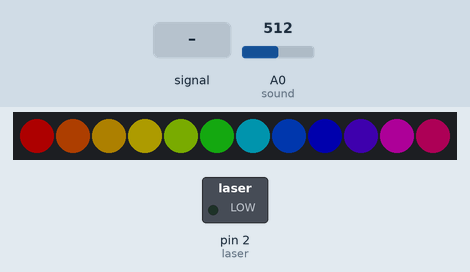
Simulated run of this sketch. Board: Arduino Uno, built with avr-gcc and run on an emulated ATmega328P. Shown: 12 RGB LEDs in strip order, left to right, switched loads named in the sketch (green lamp = pin HIGH). The inputs (shaded band) are chosen by the test bench; at power-on: A0 (sound) = 512. Dim RGB values are drawn brighter than linear; what the sketch prints to the serial monitor is not drawn.

Above: at 2.7 s.
2.8 s: A0 (sound) set to 408
At 3.7 s:
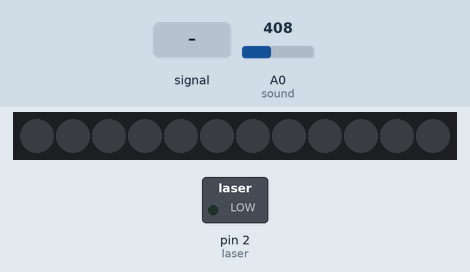
5.4 s: A0 (sound) set to 384
At 6.01 s:
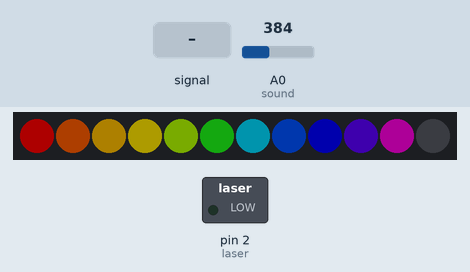
8.0 s: A0 (sound) set to 306
At 9.0 s:
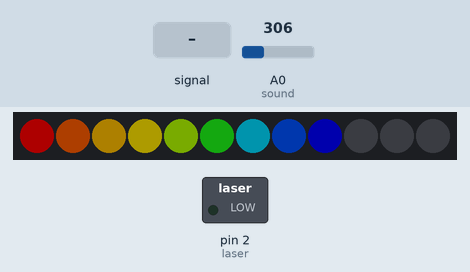

The sketch:

sound_neopix.ino
```cpp
#include <Adafruit_NeoPixel.h>
#define NEO_PIN   10      // 네오픽셀 DI핀과 연결된 핀번호 설정
#define NUM_LEDS  12
int laser = 2;

int sound = A0;  // 소리센서 연결 핀
int soundValue;   // 소리센서 저장 변수

Adafruit_NeoPixel Neo = Adafruit_NeoPixel(NUM_LEDS, NEO_PIN, NEO_GRB + NEO_KHZ800);

int ledBright = 50;   //네오픽셀 밝기(최대 255)
//네오픽셀 색상 저장
uint32_t colorValue[13] = {
   Neo.Color(255, 0, 0),
   Neo.Color(255, 94, 0),
   Neo.Color(255, 187, 0),
   Neo.Color(255, 228, 0),
   Neo.Color(171, 242, 0),
   Neo.Color(29, 219, 22),
   Neo.Color(0, 216, 255),
   Neo.Color(0, 84, 255),
   Neo.Color(1, 0, 255),
   Neo.Color(95, 0, 255),
   Neo.Color(255, 0, 221),
   Neo.Color(255, 0, 127),
   Neo.Color(0, 0, 0)
};

void setup() {
  // put your setup code here, to run once:
  Serial.begin(9600);
  Neo.setBrightness(ledBright);
  Neo.begin();
  Neo.show();

  pinMode(sound, INPUT);   // 소리센서 값 받기
  pinMode(laser, OUTPUT);   // 레이저 빛 출력

}

void loop() {
  // put your main code here, to run repeatedly:
  soundValue = analogRead(sound);   // 소리센서값 저장
  //읽은 값 시리얼 모니터에 출력
  Serial.print("sound value=");
  Serial.print(soundValue);

  int lightValue = map(soundValue, 0, 600, 0, 18);  //소리센서 범위를 0~11구간으로 나눔
  //읽은 값 시리얼 모니터에 출력
  Serial.print("      light value=");
  Serial.print(lightValue);

  for (int i=0; i<lightValue; i++) {
    Neo.setPixelColor(i, colorValue[i]);
    Neo.show();
    delay(50);
  }
  for (int i=lightValue; i>-1; i--) {
    Neo.setPixelColor(i, colorValue[12]);
    Neo.show();
    delay(40);
  }
  delay(500);
}
```

Measured:
- the behaviour switches between 400 and 399 on A0 (sound) (found by bisection; images 1 and 2)
- what the display in image 1 shows lasts 0.5 s, from 3.3 s to 3.8 s
